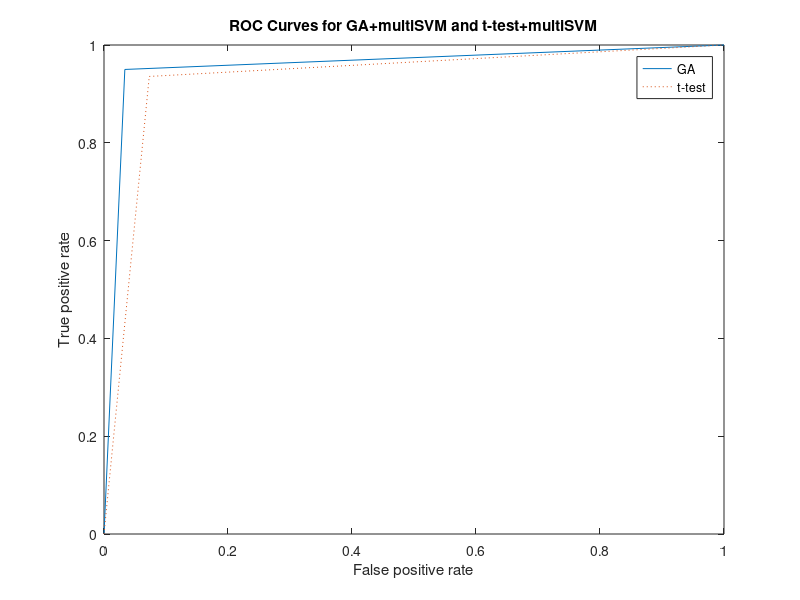

Write MATLAB code to recreate this figure.
 x=[0,0.0336,1];
 y=[0,0.95,1];
 x1=[0,0.073,1];
 y1=[0,0.9357,1];
 figure();
 plot(x,y,x1,y1,':');



legend('GA','t-test','Location','Best')
xlabel('False positive rate'); ylabel('True positive rate');
title('ROC Curves for GA+multiSVM and t-test+multiSVM');
AUC = trapz(x,y);
fprintf('  AUC for GA:  %.4f\n',AUC );
AUC1 = trapz(x1,y1);
fprintf('  AUC for t-test:  %.4f\n',AUC1 );


